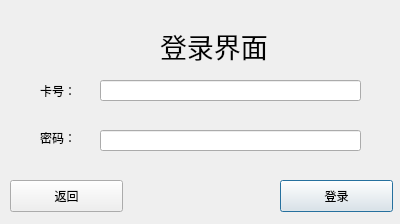
<?xml version="1.0" encoding="UTF-8"?>
<ui version="4.0">
 <class>LogingDialog</class>
 <widget class="QDialog" name="LogingDialog">
  <property name="geometry">
   <rect>
    <x>0</x>
    <y>0</y>
    <width>400</width>
    <height>224</height>
   </rect>
  </property>
  <property name="windowTitle">
   <string>Dialog</string>
  </property>
  <widget class="QLabel" name="label_6">
   <property name="geometry">
    <rect>
     <x>40</x>
     <y>130</y>
     <width>60</width>
     <height>16</height>
    </rect>
   </property>
   <property name="text">
    <string>密码：</string>
   </property>
  </widget>
  <widget class="QLineEdit" name="lineEdit_4">
   <property name="geometry">
    <rect>
     <x>100</x>
     <y>130</y>
     <width>261</width>
     <height>21</height>
    </rect>
   </property>
  </widget>
  <widget class="QLabel" name="label_7">
   <property name="geometry">
    <rect>
     <x>40</x>
     <y>80</y>
     <width>60</width>
     <height>21</height>
    </rect>
   </property>
   <property name="text">
    <string>卡号：</string>
   </property>
  </widget>
  <widget class="QLineEdit" name="lineEdit_5">
   <property name="geometry">
    <rect>
     <x>100</x>
     <y>80</y>
     <width>261</width>
     <height>21</height>
    </rect>
   </property>
  </widget>
  <widget class="QLabel" name="label">
   <property name="geometry">
    <rect>
     <x>160</x>
     <y>20</y>
     <width>171</width>
     <height>51</height>
    </rect>
   </property>
   <property name="font">
    <font>
     <pointsize>20</pointsize>
    </font>
   </property>
   <property name="text">
    <string>登录界面</string>
   </property>
  </widget>
  <widget class="QPushButton" name="pushButton">
   <property name="geometry">
    <rect>
     <x>280</x>
     <y>180</y>
     <width>113</width>
     <height>32</height>
    </rect>
   </property>
   <property name="cursor">
    <cursorShape>PointingHandCursor</cursorShape>
   </property>
   <property name="text">
    <string>登录</string>
   </property>
  </widget>
  <widget class="QPushButton" name="pushButton_2">
   <property name="geometry">
    <rect>
     <x>10</x>
     <y>180</y>
     <width>113</width>
     <height>32</height>
    </rect>
   </property>
   <property name="cursor">
    <cursorShape>PointingHandCursor</cursorShape>
   </property>
   <property name="text">
    <string>返回</string>
   </property>
  </widget>
 </widget>
 <resources/>
 <connections/>
</ui>
